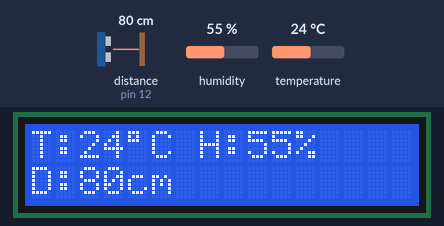
This sketch was run on a simulated Arduino Uno, built with avr-gcc and run on an emulated ATmega328P. On the bench: 16×2 character LCD. The test bench sets the inputs (shaded band); at power-on: distance to the obstacle (sensor on pin 12) 80 cm, humidity 55 %, temperature 24 °C. The echo pulse lasts 58.3 µs per cm; what the sketch prints to the serial monitor is not drawn.

Above: at 2.2 s.
2.3 s: distance to the obstacle (sensor on pin 12) set to 2 cm
At 3.0 s:
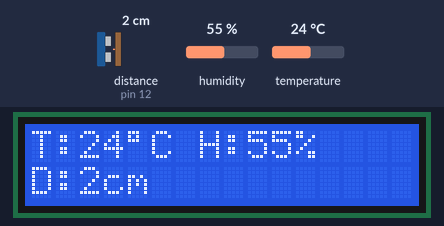
4.2 s: humidity set to 22 %
At 6.0 s:
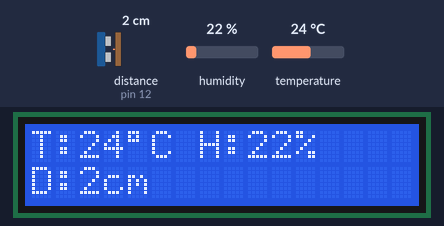
6.9 s: temperature set to 12 °C
At 9.0 s:
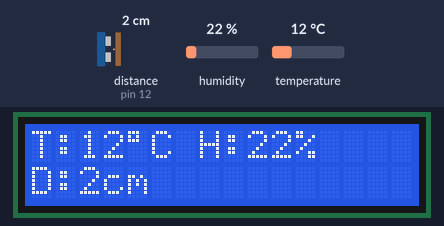
9.8 s: distance to the obstacle (sensor on pin 12) set to 4 cm
At 12.0 s:
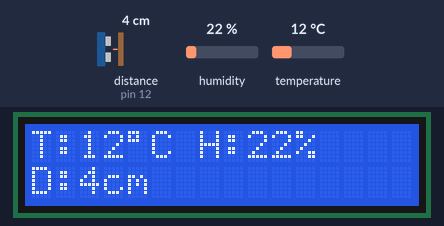
12.6 s: humidity set to 40 %
At 15.0 s:
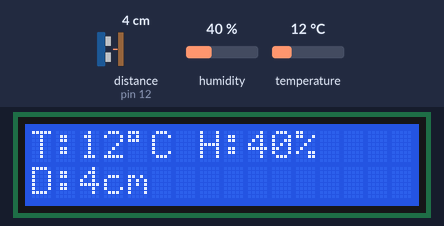
15.5 s: distance to the obstacle (sensor on pin 12) set to 9 cm
At 18.0 s:
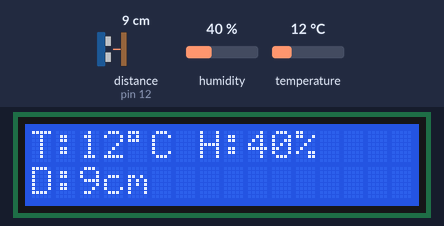
Timing chart, 0 to 19.3 s (numbered marks = the images above; inputs shaded):
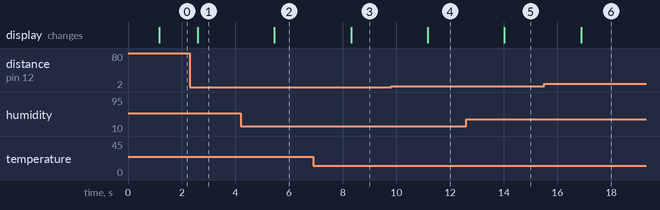

Measured:
- after the input at 2.3 s, the display: changes after 0.30 s (image 1)
- after the input at 4.2 s, the display: changes after 1.3 s (image 2)
- after the input at 6.9 s, the display: changes after 1.4 s (image 3)
- after the input at 9.8 s, the display: changes after 1.4 s (image 4)
- after the input at 12.6 s, the display: changes after 1.4 s (image 5)
- after the input at 15.5 s, the display: changes after 1.4 s (image 6)

The sketch:

sensor.ino
```cpp
#include "SR04.h"
#include <LiquidCrystal_I2C.h>
#include <SimpleDHT.h>
#include <Wire.h>


// ******************************
// PIN
// ******************************
#define TRIG_PIN 12
#define ECHO_PIN 11
#define DHT_PIN 2

// ******************************
// Setting
// ******************************
#define DELAY_MILISEC 1000  // 1秒
#define lightDuration 10000 // 10秒
#define DISTANCE_DISPLAY 50 //この距離(cm)以内の場合にdisplayを表示する
#define DISTANCE_MAX 999    //この距離以上のものはMAXに抑える
unsigned long lastDisplayTriggerTime = 0;


// ******************************
// init
// ******************************
LiquidCrystal_I2C lcd(0x27, 16, 2);
SimpleDHT11 dht11;
SR04 sr04 = SR04(ECHO_PIN, TRIG_PIN);


// ******************************
// Humidity and Temperature
// ******************************
byte temperature = 0;
byte humidity = 0;

void check_HT() {
  byte data[40] = {0};
  if (dht11.read(DHT_PIN, &temperature, &humidity, data)) {
    Serial.println("Read DHT11 failed");
    temperature = 0;
    humidity = 0;
    return;
  }
}
/*
String get_checked_HT() {
  return "Temp: " + String((int)temperature) + "C, Humi: " + String((int)humidity) + "%";
}
*/


// ******************************
// Distance
// ******************************
long distance = 0;

void check_distance() {
  distance = sr04.Distance();
  if( distance > DISTANCE_MAX ){
    distance = DISTANCE_MAX;
  }
  // TODO: エラーチェック
}
/*
String get_checked_distance() {
  return "Distance: " + String(distance) + " cm";
}
*/

// ******************************
// LCD 表示
// ******************************
void print_as_lcd() {
  unsigned long currentMillis = millis();

  if (distance < DISTANCE_DISPLAY) {
    lastDisplayTriggerTime = currentMillis;
  }

  if (currentMillis - lastDisplayTriggerTime < lightDuration) {
    lcd.backlight();

    // 1行目：温度・湿度
    lcd.setCursor(0, 0);
    lcd.print("                ");  // 行を消す
    lcd.setCursor(0, 0);
    lcd.print("T:");
    lcd.print(temperature);
    lcd.write((char)223);           //°
    lcd.print("C H:");
    lcd.print(humidity);
    lcd.print("%");

    // 2行目：距離
    lcd.setCursor(0, 1);
    lcd.print("                ");  // 行を消す
    lcd.setCursor(0, 1);
    lcd.print("D:");
    lcd.print(distance);
    lcd.print("cm");
  } else {
    lcd.noBacklight();
  }
}

// ******************************
// Serial 表示
// ******************************
void print_as_serial() {
  /*
  Serial.print("T:");
  Serial.print(temperature);
  Serial.print("C H:");
  Serial.print(humidity);
  Serial.print("% D:");
  Serial.print(distance);
  Serial.println("cm");
  */
  // prometheus textfile exporterでそのまま使えるように。
  Serial.println("# HELP arduino_temperature_celsius Temperature from DHT11 in Celsius");
  Serial.println("# TYPE arduino_temperature_celsius gauge");
  Serial.print("arduino_temperature_celsius ");
  Serial.println(temperature);

  Serial.println("# HELP arduino_humidity_percent Humidity from DHT11");
  Serial.println("# TYPE arduino_humidity_percent gauge");
  Serial.print("arduino_humidity_percent ");
  Serial.println(humidity);

  Serial.println("# HELP arduino_distance_cm Distance from ultrasonic sensor");
  Serial.println("# TYPE arduino_distance_cm gauge");
  Serial.print("arduino_distance_cm ");
  Serial.println(distance);
}

// ******************************
// メイン処理
// ******************************
void check_data() {
  check_HT();
  check_distance();
}

void print_checked_data() {
  print_as_lcd();
  print_as_serial();
}

void setup() {
  lcd.init();
  lcd.noBacklight();
  Serial.begin(9600);
  delay(1000);
}

void loop() {
  check_data();
  print_checked_data();
  delay(DELAY_MILISEC);
}
```
